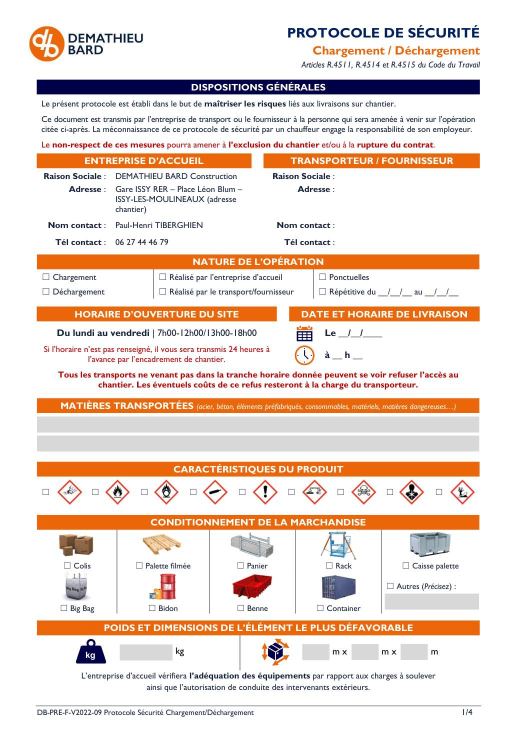
#> input picture assets/pages/page-1.jpg, 1034 x 1462 px (shown at 1/2 size)
$ python -i prepare-assets.py   (imports and definitions only)
#> lines starting #> are read from the running program, lines starting #| are printed output that depends on the picture; after the words box and inside, x2 and y2 are one past the last pixel; in counts of white or black regions, pixels touching at a corner belong together
#> further down, picture is the input picture: PIL image 1034x1462 RGB; mean R, G, B 236.6, 221.2, 212.5
#!/usr/bin/env python3
"""
Prépare les images utilisées par le formulaire web à partir des documents sources.

  - assets/pages/page-1..4.jpg : aperçu des 4 pages du protocole (lecture sur mobile)
  - assets/icons/*.png         : pictogrammes découpés dans le PDF officiel et dans l'affiche

À relancer uniquement si le PDF du protocole ou l'affiche changent :
    pip install pymupdf pillow
    python3 tools/prepare-assets.py
"""
import io
import os

import pymupdf
from PIL import Image, ImageFilter

ROOT = os.path.dirname(os.path.dirname(os.path.abspath(__file__)))
PDF = os.path.join(ROOT, "assets", "protocole-securite.pdf")
AFFICHE = os.path.join(os.path.dirname(ROOT), "GARE ISSY - PROTOCOLE DE SECURITE.png")
OUT_PAGES = os.path.join(ROOT, "assets", "pages")
OUT_ICONS = os.path.join(ROOT, "assets", "icons")

# [10 lines not run here, left out]

# ---------------------------------------------------------------- pictogrammes du PDF
SCALE = 4  # 288 dpi
renders = {}


def page_img(n):
    if n not in renders:
        pix = doc[n].get_pixmap(matrix=pymupdf.Matrix(SCALE, SCALE))
        renders[n] = Image.open(io.BytesIO(pix.tobytes("png"))).convert("RGB")
    return renders[n]


def crop_pdf(name, page, x0, y0, x1, y1, size=None, erode=True):
    img = page_img(page).crop((int(x0 * SCALE), int(y0 * SCALE), int(x1 * SCALE), int(y1 * SCALE)))
    img = trim(img, erode=erode)
    if size:
        img.thumbnail((size, size), Image.LANCZOS)
    save_icon(name, img)


def trim(img, pad=6, erode=True):
    """Retire les marges blanches autour du pictogramme (en ignorant les filets fins du tableau)."""
#> called with pad = 6, erode = True
    gray = img.convert("L").point(lambda v: 255 if v < 235 else 0)
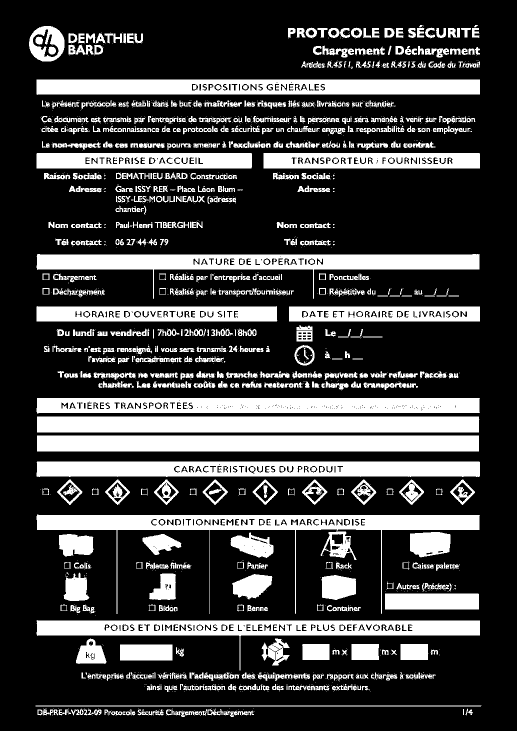
#> gray: PIL image 1034x1462 L (shown at 1/2 size); 25.5% white; 2209 white regions (1404 under 20 px), largest, box (x1, y1, x2, y2) and area: (74, 833, 959, 865) 28289, (74, 871, 958, 903) 28288, (73, 508, 960, 598) 25500
    if erode:
        gray = gray.filter(ImageFilter.MinFilter(11)).filter(ImageFilter.MaxFilter(11))
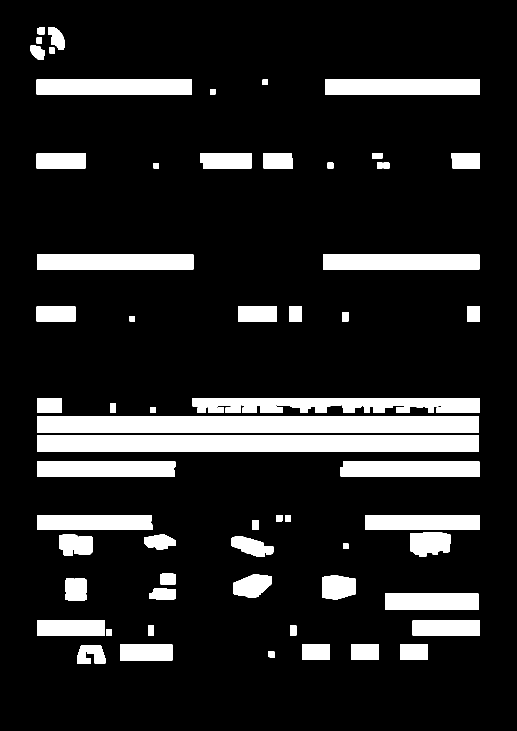
#> gray: PIL image 1034x1462 L (shown at 1/2 size); 13.5% white; 63 white regions, largest, box (x1, y1, x2, y2) and area: (74, 833, 958, 865) 28288, (74, 871, 958, 903) 28288, (384, 796, 959, 826) 14120
    box = gray.getbbox()
#> box = (61, 54, 960, 1327)
    if not box:
        return img
    x0, y0, x1, y1 = box
#> x0 = 61; y0 = 54; x1 = 960; y1 = 1327
    return img.crop((max(0, x0 - pad), max(0, y0 - pad), min(img.width, x1 + pad), min(img.height, y1 + pad)))
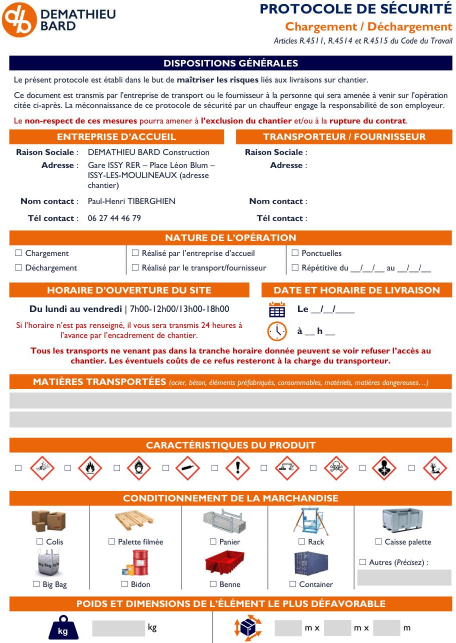
#> returned value: PIL image 911x1285 RGB (shown at 1/2 size); mean R, G, B 232.6, 212.6, 201.3


def save_icon(name, img):
    img = img.convert("RGB")
    q = img.quantize(colors=64, method=Image.Quantize.MEDIANCUT)
    q.save(os.path.join(OUT_ICONS, name + ".png"), optimize=True)


# Pictogrammes de danger (page 1) : à droite de chaque case ☐
ghs = ["explosif", "inflammable", "comburant", "gaz", "nocif", "corrosif", "toxique", "sante", "environnement"]
ghs_x = [48.0, 105.0, 161.5, 217.9, 274.3, 330.8, 387.8, 444.5, 501.0]
# [3 lines not run here, left out]

# Conditionnement (page 1)
cond_top = {"colis": 88.6, "palette": 187.6, "panier": 290.4, "rack": 389.8, "caisse_palette": 495.6}
# [2 lines not run here, left out]
cond_bottom = {"big_bag": 88.6, "bidon": 187.7, "benne": 290.6, "container": 389.8}
# [2 lines not run here, left out]

# Type de véhicule (page 2)
veh = {"moins_3t5": 106.1, "plus_3t5": 231.8, "hauteur": 355.4, "longueur": 487.4}
# [2 lines not run here, left out]

# Caractéristiques du véhicule (page 2)
car1 = {"articule": 106.3, "toupie": 233.6, "citerne": 360.8, "benne": 488.4}
# [2 lines not run here, left out]
car2 = {"plateau": 106.1, "bache_sol": 233.5, "porte_engin": 360.9}
# [2 lines not run here, left out]

# Équipements de manutention (page 2)
man = {"grue_aux": 82.5, "hayon": 171.6, "benne_basc": 264.5, "transpalette": 347.5, "diable": 413.7, "elingues": 502.2}
# [21 lines not run here, left out]

>>> from PIL import Image
>>> picture = Image.open('../../assets/pages/page-1.jpg')
>>> result = trim(picture)
